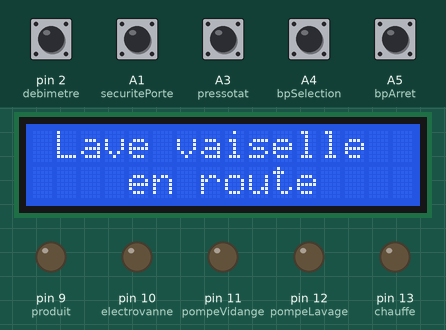
Recording of a sketch running on a simulated Arduino Uno, built with avr-gcc and run on an emulated ATmega328P. Parts: 16×2 character LCD, output pins drawn as LEDs (lit = HIGH). Inputs (shaded band) come from the test bench; at power-on: A1 (securitePorte), A3 (pressotat), A4 (bpSelection), A5 (bpArret), pin 2 (debimetre) HIGH.

Above: at 1.4 s.
1.5 s: A4 (bpSelection) pulled LOW for 1 s
At 2.9 s:
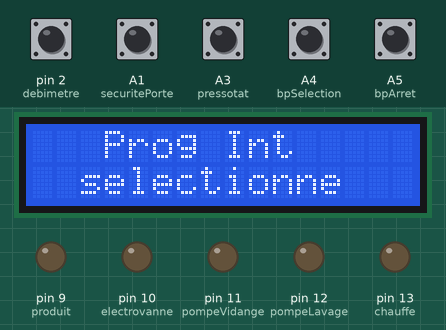
4.0 s: A1 (securitePorte) pulled LOW for 0.15 s
At 5.3 s:
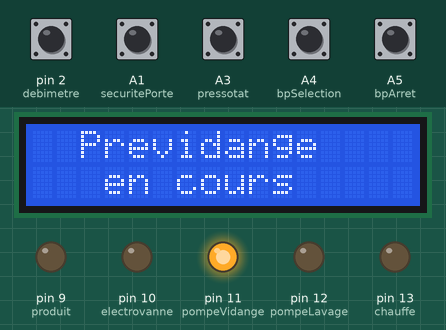
7.1 s: A5 (bpArret) pulled LOW for 1 s
At 9.3 s:
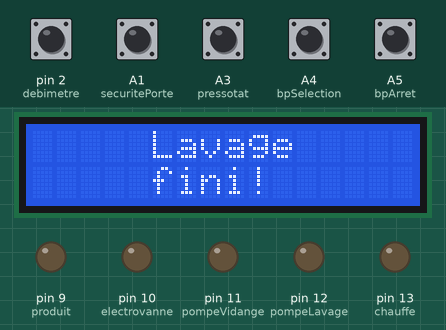
9.6 s: A4 (bpSelection) pulled LOW for 0.15 s
At 10.1 s:
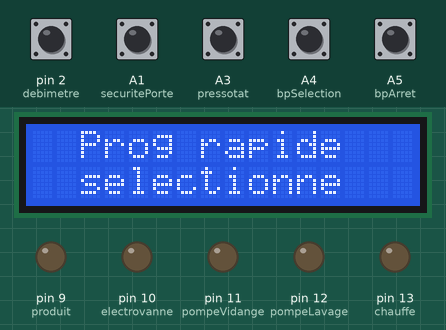
11.3 s: A1 (securitePorte) pulled LOW for 1 s
At 15.2 s:
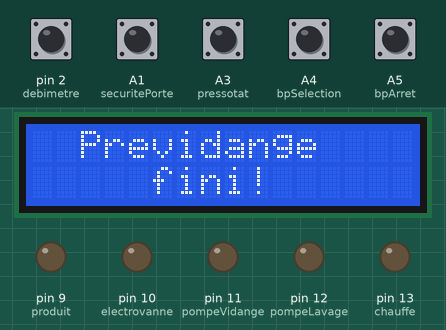
15.3 s: A4 (bpSelection) pulled LOW for 1 s
At 17.7 s:
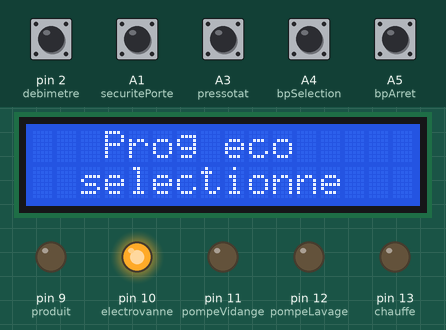
Timing chart, 0 to 27.8 s (numbered marks = the images above; inputs shaded):
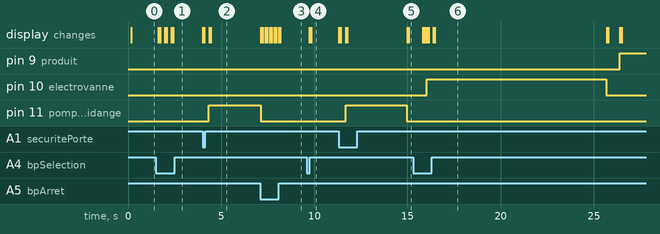

Measured:
- after the input at 1.5 s, the display: first changes after 0.13 s (image 1 shows a later state)
- after the input at 4.0 s, pin 11 (pompeVidange): LOW → HIGH after 0.34 s; the display: first changes at once (image 2 shows a later state)
- after the input at 7.1 s, pin 10 (electrovanne): stays LOW (without the input it goes to HIGH after 1.3 s); pin 11 (pompeVidange): HIGH → LOW after 0.03 s instead of 0.57 s; the display: first changes at once (image 3 shows a later state)
- after the input at 9.6 s, the display: first changes after 0.13 s (image 4 shows a later state)
- after the input at 11.3 s, pin 11 (pompeVidange): LOW → HIGH after 0.38 s, → LOW 3.3 s later; the display: first changes at once (image 5 shows a later state)
- after the input at 15.3 s, the display: first changes after 0.52 s (image 6 shows a later state)

The sketch:

LaveVaisselleNano328p.ino
```cpp
#include <LiquidCrystal.h>

//equipement lave linge
#define bpArret A5
#define bpSelection A4
#define debimetre 2
#define pressotat A3
#define antidebordement A2
#define securitePorte A1
#define chauffe 13
#define electrovanne 10
#define pompeVidange 11
#define pompeLavage 12
#define produit 9

#define CTNpin A0  //definition broche analogique CTN
float Rpont = 20000; //Valeur resistance du pont CTN

//afficheur
const int rs = 8, en = 7, d4 = 6, d5 = 5, d6 = 4, d7 = 3;
LiquidCrystal lcd(rs, en, d4, d5, d6, d7);


volatile long debmComptage = 0;     // Pour comptage des impulsions
long valeurRemplissage =5;     // valeur pour remplissage debimetre

//variables temps demandées
unsigned long tempsLavage = 0;//3h en millisecondes
unsigned long tempsLavageRapide = 30000;
unsigned long tempsLavageEco = 20000;
unsigned long tempsLavageInt =20000;
unsigned long tempsRemplissage = 10000; // 20s en millisecondes
unsigned long tempsVidange = 10000; // 2mn en millisecondes
unsigned long tempsMaxiChauffe = 20000; // 15 mn en millisecondes
unsigned long tempsPreRincage = 30000; //prerinçage à froid
unsigned long tempsRincage = 30000;//rinçage à chaud
unsigned long tempTotalMaxiLavage = 1000000;
//variables température demandées
unsigned long temperatureLavage = 30;
unsigned long  temperatureRapide = 30;
unsigned long temperatureRincage= 30;
unsigned long temperatureEco = 40;
unsigned long temperatureInt = 60;

//variable retour mesure température
float temperature = 0;
//Variables départs des tempos
unsigned long departTotalMaxiLavag =0, departTempsLavage =0 ,departTempsRemplissage =0,departTempsVidange =0, departTempsMaxiChauffe =0;
unsigned long tempoMesureTemperature = 0;
//bool verrouillage fonctionnement lavage
bool onPrerincage = false, onRincage = false, onPrelavage = false, onProgrammeRapide = false, onProgrammeEco = false, onProgrammIntensif =false,onCycleLavage =false, onJetsLavage =false;
bool onMenuReglage = false, onMenuStart = false, onReglage = false, onRemplissage = false, onChauffe = false, onPrevidange = false, onProduit= false, onVidange = false, onArret = false, onPause = false;


//variables switch
byte SelectionMenu = 0, sequenceLavage = 0, ligne1Affichage =0, ligne2Affichage =0;
//Tempos

 //comptage des impultions
void debmImpulsionInterrupt(){
	debmComptage ++;
}


void setup(){

	pinMode(debimetre, INPUT_PULLUP);     // Sans résistance externe
	//pinMode(debimetre, INPUT);     // Avec résistance externe
	attachInterrupt(digitalPinToInterrupt(debimetre), debmImpulsionInterrupt, FALLING);

	pinMode(bpArret,INPUT_PULLUP);
	pinMode(bpSelection,INPUT_PULLUP);
	pinMode(debimetre,INPUT_PULLUP);
	pinMode(pressotat,INPUT_PULLUP);
	pinMode(securitePorte,INPUT_PULLUP);
	pinMode(antidebordement,INPUT_PULLUP);
	pinMode(chauffe,OUTPUT);
	pinMode(electrovanne, OUTPUT);
	pinMode(pompeVidange, OUTPUT);
	pinMode(pompeLavage, OUTPUT);
	pinMode(produit, OUTPUT);

	digitalWrite(chauffe, LOW);
	digitalWrite(electrovanne, LOW);
	digitalWrite(pompeVidange, LOW);
	digitalWrite(pompeLavage, LOW);
	digitalWrite(produit, LOW);

	lcd.begin(16, 2);//initialisation affichage
	ligne1Affichage =1; ligne2Affichage =1; affichage();//affichage démarrage
}


void remplissage(){
	//conditions de remplissage
	if (digitalRead(electrovanne)== LOW && digitalRead(pressotat) == HIGH && debmComptage < valeurRemplissage){
		digitalWrite(electrovanne, HIGH);
		//affichage
		ligne1Affichage = 2; ligne2Affichage =5; affichage();
	}
	//conditions fin de remplissage & temps de remplissage de sécurité
	if ((millis()-departTempsRemplissage  > tempsRemplissage)||digitalRead(pressotat) == LOW ||debmComptage > valeurRemplissage){
		digitalWrite(electrovanne, LOW); ligne1Affichage = 2; ligne2Affichage =2;
		affichage(); onRemplissage = false; sequenceLavage++; onCycleLavage = true;
		delay(500);
	}
}


void produitLavage(){
	//ouverture trappe
	digitalWrite(produit, HIGH);
	ligne1Affichage = 17; ligne2Affichage =9;affichage();
	//delais ouverture trappe produit
	delay(3000);
	//fermeture trappe
	digitalWrite(produit, LOW);
	delay(30);
	onProduit = false; sequenceLavage++; onCycleLavage = true;


}


void vidange(){
	//temps de vidange des restes d'eau en previdange
	unsigned long tempsPrevidange = tempsVidange/3;
	//activation pompe vidange
	if (digitalRead(pompeVidange) == LOW){
		digitalWrite(pompeVidange, HIGH);
		//affichage
		if (onPrevidange){ligne1Affichage = 15; ligne2Affichage =5; affichage();}
		else {ligne1Affichage = 4; ligne2Affichage =5; affichage();}
	}
	//arret pompe vidange
	if ((millis()-departTempsVidange > tempsVidange)||(onPrevidange && (millis()-departTempsVidange > tempsPrevidange))){
		digitalWrite(pompeVidange, LOW); lcd.clear();
	//affichage & selection suite programme
		if (onPrevidange){ligne1Affichage = 15; ligne2Affichage =2; affichage(); sequenceLavage++; onCycleLavage = true;
		onPrevidange =false;onVidange = false;
		}
		else{ligne1Affichage = 4; ligne2Affichage =2; affichage(); sequenceLavage++; onCycleLavage = true; onVidange = false;}

		delay(500);
	}
}


int mesureTemperature(){
	//prise valeur & conversion en température
	float N = analogRead(CTNpin); //mettre la valeur de la CTN dans N
	float Url = 5*N/1023;   //Converti la valeur en tension sue resistance ligne
	float Rctn = Rpont*(5-Url)/Url;//Calcul valeur résitance ctn
	float Temperature = -26.04*log(Rctn)+265.26;//calcul temperature et convertion en °c
	//envoi température
	return Temperature;
}


void chauffage(){
	//delais mesure température
	if(millis() - 3000 > (tempoMesureTemperature)){temperature = mesureTemperature();tempoMesureTemperature = millis();
		//affichage
		if (sequenceLavage == 7){ligne1Affichage = 13;ligne2Affichage = 7; affichage();}
		else if (sequenceLavage == 10){ligne1Affichage = 14; ligne2Affichage = 7; affichage();}
		else{ ligne1Affichage = 8; ligne2Affichage = 7; affichage();}
		}

	//condition de remise en marche chauffe
	if (digitalRead(chauffe)== LOW && temperature <(temperatureLavage - 5)){departTempsMaxiChauffe = millis();
	digitalWrite(chauffe, HIGH);
	}
	//condition d'arret chauffe
	if ((millis()-departTempsMaxiChauffe >tempsMaxiChauffe )||temperature > temperatureLavage){
	digitalWrite(chauffe, LOW);
	}
}


void JetsLavage(){
		//conditions marche pompe lavage
	if (digitalRead(pompeLavage) == LOW && digitalRead(antidebordement) == HIGH && digitalRead(securitePorte) == LOW){
		digitalWrite(pompeLavage, HIGH);
		//affichage
		if (sequenceLavage == 7){ligne1Affichage = 13; affichage();}
		else if(sequenceLavage == 10){ligne1Affichage = 14; affichage();}
		else {ligne1Affichage = 8; affichage();}
	}
		//arret de la  pompe de lavage en cas d'ouverture de la porte ou débordement
	if((digitalRead(antidebordement) == LOW || digitalRead(securitePorte) == HIGH) && digitalRead(pompeLavage) == HIGH){
		digitalWrite(pompeLavage, LOW);
		//affichage
		if(digitalRead(antidebordement) == LOW){lcd.clear(); ligne1Affichage = 10; ligne2Affichage =5; affichage(); delay(500);}
		if (digitalRead(securitePorte) == HIGH){lcd.clear(); ligne1Affichage = 12; ligne2Affichage =6; affichage(); delay(500);}
	}
		//arreter la chauffe 10 mn avant la fin du cycle(economie)
	if (millis() - departTempsLavage > tempsLavage - 600000){digitalWrite(chauffe, LOW);onChauffe = false;}

		//fin temps de lavage ou rinçage
	if (millis() - departTempsLavage > tempsLavage){
		digitalWrite(pompeLavage, LOW); digitalWrite(chauffe, LOW);
		//affichage
		if (sequenceLavage == 7){ligne1Affichage = 13; ligne2Affichage =2; affichage();}
		else if(sequenceLavage == 10){ligne1Affichage = 14; ligne2Affichage =2; affichage();}
		else {ligne1Affichage = 8; affichage();}
		//sortie fonction
		onJetsLavage = false; onChauffe = false; sequenceLavage++; onCycleLavage = true;
		delay(500);
	}
}


void cycleLavage(){

	if (sequenceLavage>11)sequenceLavage=0;
	switch(sequenceLavage)  {
		//arret programme
		case 0:{onArret = true; onCycleLavage = false; delay(10); break;}
		//prévidange en cas d'eau dans l'appareil
		case 1:{onPrevidange = true; onVidange = true; departTempsVidange = millis(); departTotalMaxiLavag = millis(); onCycleLavage = false; delay(10); break;}
		//remplissage pour lavage
		case 2:{onRemplissage = true; departTempsRemplissage = millis(); onCycleLavage = false; delay(10); break;}
		//activation trappe produit lavage (pastille)
		case 3:{onProduit = true; onCycleLavage = false; delay(10); break;}
		//lavage & chauffe de l'eau
		case 4:{onJetsLavage = true; onChauffe = true; departTempsLavage = millis(); departTempsMaxiChauffe = millis(); onCycleLavage = false; delay(10); break;}
		//vidange lavage
		case 5:{onVidange = true; departTempsVidange = millis(); onCycleLavage = false ; delay(10); break;}
		//remplissage pour prérinçage à froid
		case 6:{onRemplissage = true; departTempsRemplissage = millis(); onCycleLavage = false; delay(10); break;}
		//prérinçage à froid
		case 7:{onJetsLavage = true; departTempsLavage = millis(); tempsLavage = tempsPreRincage; onCycleLavage = false; delay(10); break;}
		//vidange prérinçage
		case 8:{onVidange = true; departTempsVidange = millis(); onCycleLavage = false ; delay(10); break;}
		//remplissage pour rinçage à chaud
		case 9:{onRemplissage = true; departTempsRemplissage = millis(); onCycleLavage = false; delay(10); break;}
		//rinçage à chaud (chauffe)
		case 10:{onJetsLavage = true; onChauffe = true; departTempsLavage = millis(); tempsLavage = tempsRincage; departTempsMaxiChauffe = millis(); onCycleLavage = false; delay(10); break;};
		//vidange rinçage
		case 11:{onVidange = true; departTempsVidange = millis(); onCycleLavage = false ; delay(10); break;}


	}


}


void affichage(){

    lcd.clear();
	//ligne 1 affichage
	if (ligne1Affichage > 0){
		switch(ligne1Affichage) {
			case 1:{lcd.setCursor( 1, 0 ); lcd.print("Lave vaiselle"); delay(100); ligne1Affichage = 0; break;}
			case 2:{lcd.setCursor( 2, 0 ); lcd.print("Remplissage"); delay(100); ligne1Affichage = 0; break;}
			case 3:{lcd.setCursor( 3, 0 ); lcd.print("Chauffe"); delay(100); ligne1Affichage = 0; break;}
			case 4:{lcd.setCursor( 4, 0 ); lcd.print("Vidange"); delay(100); ligne1Affichage = 0; break;}
			case 5:{lcd.setCursor( 2, 0 ); lcd.print("Prog rapide") ; delay(100); ligne1Affichage = 0; break;}
			case 6:{lcd.setCursor( 3, 0 ); lcd.print("Prog eco "); delay(100); ligne1Affichage = 0; break;}
			case 7:{lcd.setCursor( 3, 0 ); lcd.print("Prog Int "); delay(100); ligne1Affichage = 0; break;}
			case 8:{lcd.setCursor( 5, 0 ); lcd.print("Lavage "); delay(100); ligne1Affichage = 0; break;}
			case 9:{lcd.setCursor( 4, 0 ); lcd.print("Arret"); delay(100); ligne1Affichage = 0 ;break;}
			case 10:{lcd.setCursor( 0, 0 ); lcd.print("Antidebordement"); delay(100); ligne1Affichage = 0; break;}
			case 11:{lcd.setCursor( 3, 0 ); lcd.print("Programme"); delay(100); ligne1Affichage = 0; break;}
			case 12:{lcd.setCursor( 4, 0 ); lcd.print("Porte"); delay(100); ligne1Affichage = 0; break;}
			case 13:{lcd.setCursor( 3, 0 ); lcd.print("Prerincage"); delay(100); ligne1Affichage = 0; break;}
			case 14:{lcd.setCursor( 4, 0 ); lcd.print("Rincage"); delay(100); ligne1Affichage = 0; break;}
			case 15:{lcd.setCursor( 2, 0 ); lcd.print("Previdange"); delay(100); ligne1Affichage = 0; break;}
			case 16:{lcd.setCursor( 1, 0 ); lcd.print("Tps depasse!"); delay(100); ligne1Affichage = 0; break;}
			case 17:{lcd.setCursor( 3, 0 ); lcd.print("Produit"); delay(100); ligne1Affichage = 0; break;}
			}
		}
	if (ligne2Affichage > 0){
		//ligne 2 affichage
		switch(ligne2Affichage) {
			case 1:{lcd.setCursor( 4, 1 ); lcd.print("en route "); delay(100); ligne2Affichage =0; break;}
			case 2:{lcd.setCursor( 5, 1 ); lcd.print("fini!"); delay(100); ligne2Affichage =0; break;}
			case 3:{lcd.setCursor( 2, 1 ); lcd.print("selectionne"); delay(100); ligne2Affichage =0; break;}
			case 4:{lcd.setCursor( 2, 1 ); lcd.print("effectue"); delay(100); ligne2Affichage =0; break;}
			case 5:{lcd.setCursor( 3, 1 ); lcd.print("en cours"); delay(100); ligne2Affichage =0; break;}
			case 6:{lcd.setCursor( 3, 1 ); lcd.print("Ouverte"); delay(100); ligne2Affichage =0; break;}
			case 7:{lcd.setCursor( 4, 1 ); lcd.print(temperature); lcd.print("*C"); delay(100); ligne2Affichage =0; break;}
			case 8:{lcd.setCursor( 3, 1 ); lcd.print("Erreur!"); delay(100); ligne2Affichage =0; break;}
			case 9:{lcd.setCursor( 3, 1 ); lcd.print("Lavage"); delay(100); ligne2Affichage =0; break;}
			}
	}

}


void menuReglage(){

	//Selection du programme
	delay(100); SelectionMenu++;
	if (SelectionMenu > 4)SelectionMenu = 0;
	if (SelectionMenu == 0)lcd.clear();
	switch(SelectionMenu)  {		//affichage
		//programme rapide
		case 1:{ligne1Affichage = 5; ligne2Affichage =3; affichage(); onMenuReglage = false; delay(10);break;}
		//programme Eco
		case 2:{ligne1Affichage = 6; ligne2Affichage =3; affichage(); onMenuReglage = false; delay(10);break;}
		//programme intensif
		case 3:{ligne1Affichage = 7; ligne2Affichage =3; affichage(); onMenuReglage = false; delay(10);break;}
		//vidange
		case 4:{ligne1Affichage = 4; ligne2Affichage =3; affichage(); onMenuReglage = false; delay(10);break;}
	}
}


void menuStart(){
	//validation du menu et configuration des parametres
	switch(SelectionMenu){
		//programme rapide
		case 1:{onProgrammeRapide = true;
		tempsLavage = tempsLavageRapide; temperatureLavage = temperatureRapide; sequenceLavage = 1; onCycleLavage = true;
		ligne1Affichage = 5; ligne2Affichage = 5; affichage(); onMenuStart = false; delay(100); break;}
		//programme Eco
		case 2:{onProgrammeEco = true;
		tempsLavage = tempsLavageEco; temperatureLavage = temperatureEco; sequenceLavage = 1; onCycleLavage = true;
		ligne1Affichage = 5; ligne2Affichage =5; affichage(); onMenuStart = false; delay(100); break;}
		//programme intensif
		case 3:{onProgrammIntensif = true;
		temperatureLavage = temperatureInt; onCycleLavage = true; sequenceLavage = 1; onCycleLavage = true;
		tempsLavage = tempsLavageInt; ligne1Affichage = 7; ligne2Affichage =5; affichage(); onMenuStart = false; delay(100); break;}
		//vidange
		case 4:{sequenceLavage = 11; onCycleLavage = true; ligne1Affichage = 4; ligne2Affichage =5; affichage(); onMenuStart =false; 			delay(100); break;}

	}

	SelectionMenu = 0;

}


void arret(){
	//menu Arret
	digitalWrite(chauffe, LOW);
	digitalWrite(electrovanne, LOW);
	digitalWrite(pompeVidange, LOW);
	digitalWrite(pompeLavage, LOW);
	digitalWrite(produit, LOW);
	//affichage
	lcd.clear();
	if (sequenceLavage == 0){ligne1Affichage = 8; ligne2Affichage =2; affichage();}
	else {ligne1Affichage = 11; ligne2Affichage =2; affichage();}
	// sortie fonction
	sequenceLavage = 0; onCycleLavage = false; onRemplissage = false; onVidange = false; onChauffe =false; onJetsLavage =false; onArret = false;

}


void loop(){

	//Dépassement tps maxi de lavage
	if( millis()-departTotalMaxiLavag >tempTotalMaxiLavage && sequenceLavage > 0){
		onArret = true;
		ligne1Affichage = 16; ligne2Affichage = 8; affichage();
	}

	//Bouton sélection programme
	if (digitalRead(bpSelection) == LOW && digitalRead(securitePorte) == HIGH) {onMenuReglage = true;
	if (digitalRead(securitePorte) == HIGH){onMenuStart = false;}
		delay(30);
	}

	//Bouton arret
	if (digitalRead(bpArret) == LOW) {onArret = true ;delay(30);}

	//Securité porte qui valide le démarrage
	//et coupe la pompe de lavage en cours de lavage
	if (digitalRead(securitePorte) == LOW ) {
		menuStart(); onMenuStart = true; delay(30);}

	//Commande des fonctions principales par verrou bool
	if (onMenuReglage){menuReglage();}
	if (onMenuStart){menuStart();}
	if (onArret){arret();}
	if (onRemplissage)	{remplissage();}
	if (onProduit){produitLavage();}
	if (onChauffe)	{chauffage();}
	if (onVidange){vidange();}
	if (onJetsLavage) {JetsLavage();}
	if (onCycleLavage){cycleLavage();}
}
```
